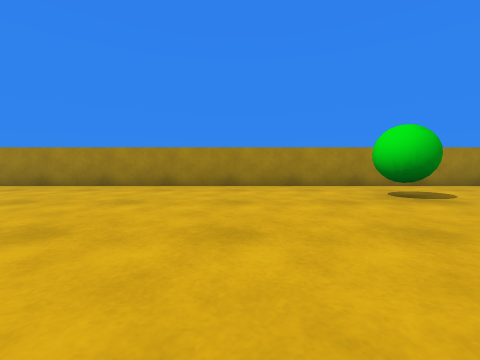
View 1 (above)

17 first-person views from a walk through a 3-D level made in the Unity game engine. The camera is 0.59 m above the floor, tilts 4° down and sees 90° across. The floor is counted in squares, 1 m on a side. Each view is taken from the middle of a square. On the plan, view 1 faces up. The plan holds only what a view shows up to about 9 squares ahead; the rest is blank. The place goes on beyond the plan. Surface patterns are stand-ins for the level's own textures.

View 2
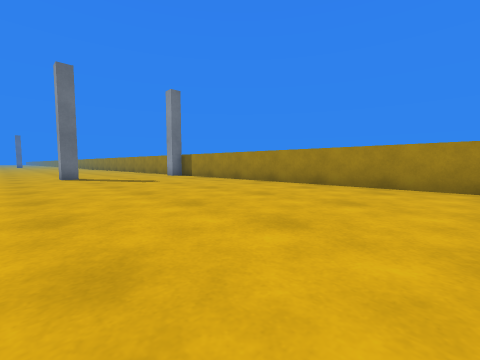

View 3
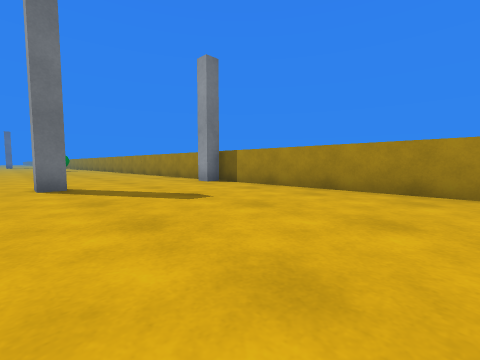

View 4
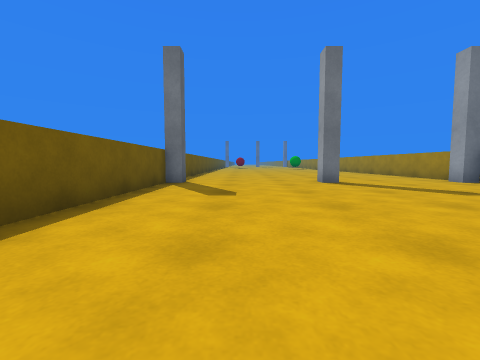

View 5
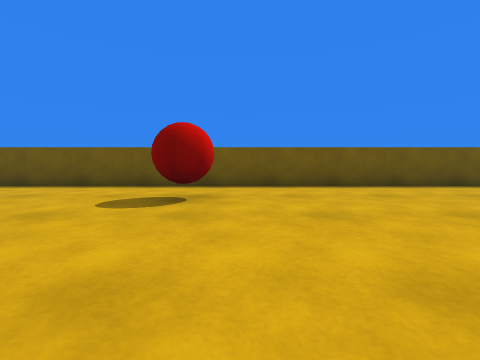

View 6
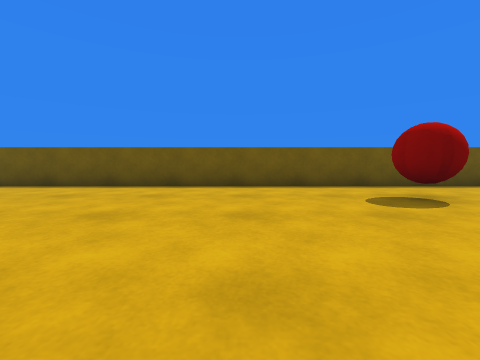

View 7
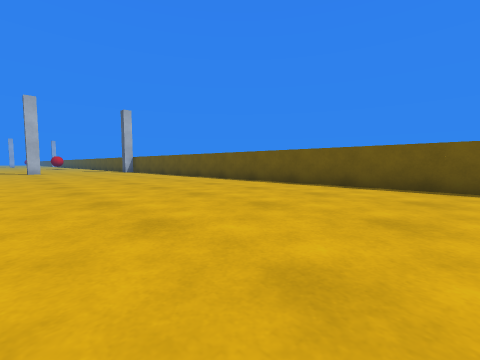

View 8
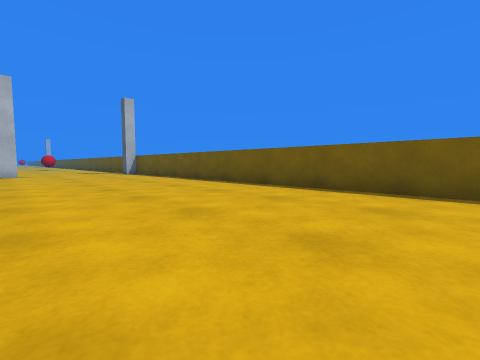

View 9
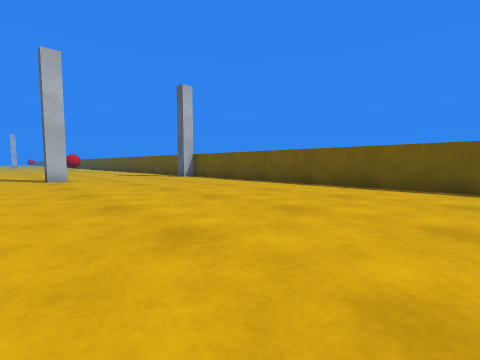

View 10
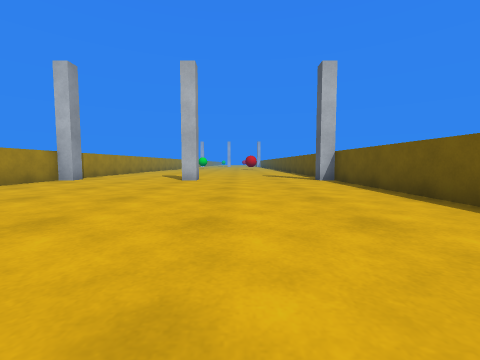

View 11
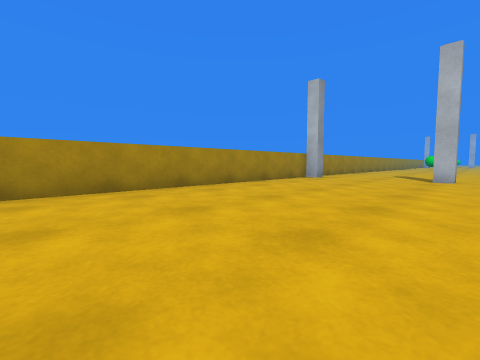

View 12
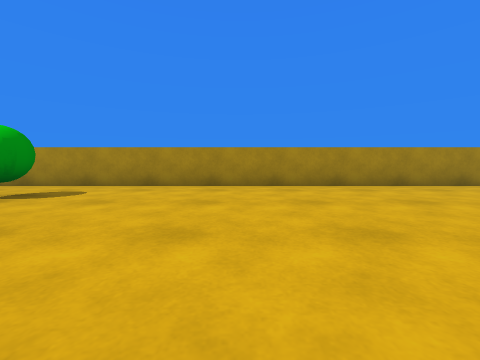

View 13
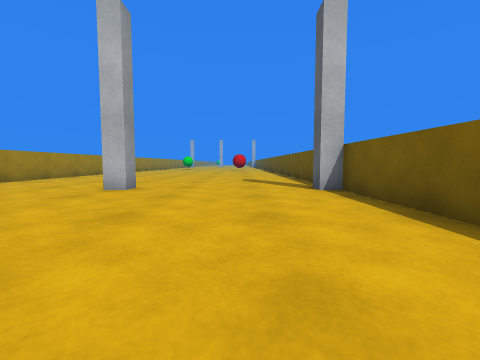

View 14
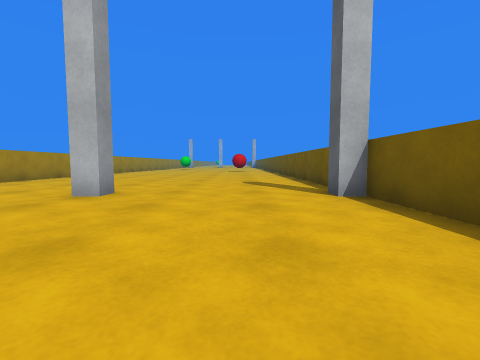

View 15
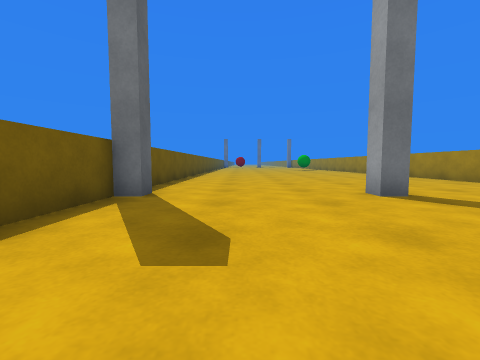

View 16
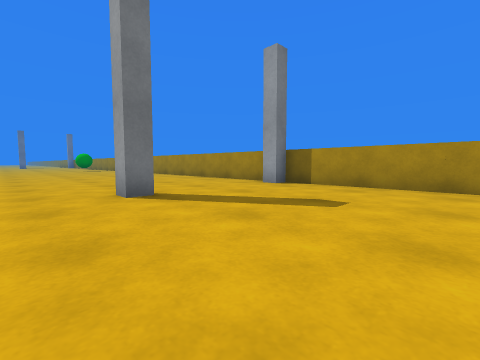

View 17
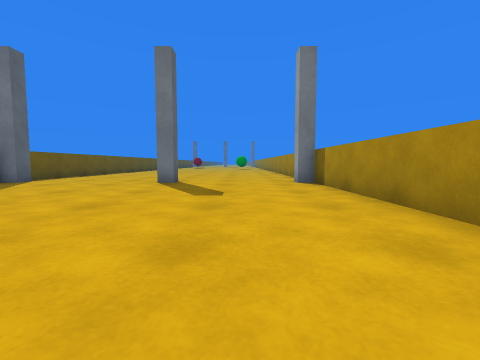

### Floor plan
Points are (right, up) in squares from view 1. A wall is a line through its corners. A room is listed if a view was taken in it or the views show most of it. See-through windows are left out.
Room 1 (views 1, 2, 3, 4, 5, 6, 7, 8, 9, 10, 11, 12, 13, 14, 15, 16, 17)
walls: (-12.8, 2) (-12.2, 2) (-12.2, 1.5) (-12.8, 1.5); (-12.8, -2.7) (-12.2, -2.7) (-12.2, -3.3) (17.2, -3.3) (17.2, -2.7) (17.8, -2.7); (17.8, 1.5) (17.2, 1.5) (17.2, 2) (17.8, 2); (-13.1, 6.3) (-14.5, 6.3); (17.8, 5.8) (17.2, 5.8) (17.2, 6.3) (-12.2, 6.3) (-12.2, 5.8) (-12.8, 5.8); (-14.5, -3.3) (-13.2, -3.3); (19, -3.3) (19.5, -3.3)
objects: other object (-3, -1); other object (3, 4)

Positions as (right, up) in squares from view 1, and headings:
1: (0, 0), facing up
2: (-2, 0), facing up-left
3: (-6, 1), facing up-left
4: (-5, -1), facing left
5: (-4, 3), facing down
6: (0, 3), facing down
7: (1, 3), facing down-right
8: (4, 2), facing down-right
9: (8, 3), facing down-right
10: (9, 0), facing right
11: (8, 1), facing up-right
12: (7, 0), facing up
13: (12, -1), facing right
14: (13, -1), facing right
15: (-8, -1), facing left
16: (-8, 0), facing up-left
17: (-5, 4), facing left
